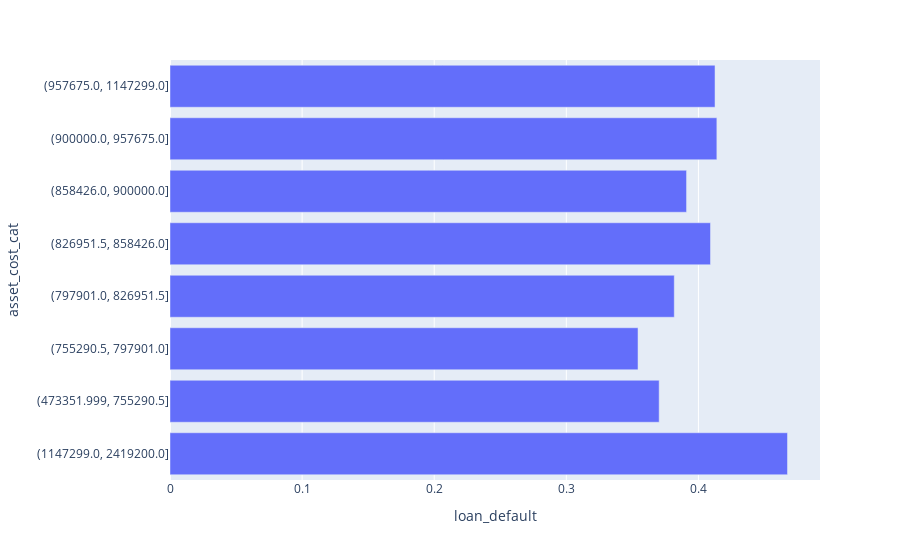

This figure's notebook cell:
### Markdown cell above
People who got more loan tend to default more when compared to people who borrowed lesser money. This may be due to the fact that people who borrowed more might be entepreneurs or self-employed individuals whose business most likely didn't do well as expected. 


Let me understand the correlation between asset_cost and loan_default

### Code cell
temp_df5 = eda_df.copy()
temp_df5['asset_cost_cat'] = pd.qcut(temp_df5.asset_cost, 8).astype('str')
eda_df['asset_cost_cat'] = pd.qcut(eda_df.asset_cost, 8).astype('str')
temp_df5 = temp_df5.groupby(by = 'asset_cost_cat').mean().reset_index().sort_values(by='asset_cost_cat')
px.bar(data_frame = temp_df5,y = 'asset_cost_cat',x='loan_default', orientation = 'h')

### Figure 1 — Plotly figure (JSON) as saved in the notebook; plotly's stock layout.template omitted (floating-point values rounded to 4 significant figures)
{"data": [{"alignmentgroup": "True", "hovertemplate": "loan_default=%{x}<br>asset_cost_cat=%{y}<extra></extra>", "legendgroup": "", "marker": {"color": "#636efa", "pattern": {"shape": ""}}, "name": "", "offsetgroup": "", "orientation": "h", "showlegend": false, "textposition": "auto", "type": "bar", "x": [0.4674, 0.3703, 0.3543, 0.3817, 0.4091, 0.391, 0.414, 0.4126], "xaxis": "x", "y": ["(1147299.0, 2419200.0]", "(473351.999, 755290.5]", "(755290.5, 797901.0]", "(797901.0, 826951.5]", "(826951.5, 858426.0]", "(858426.0, 900000.0]", "(900000.0, 957675.0]", "(957675.0, 1147299.0]"], "yaxis": "y"}], "layout": {"barmode": "relative", "legend": {"tracegroupgap": 0}, "margin": {"t": 60}, "xaxis": {"anchor": "y", "domain": [0.0, 1.0], "title": {"text": "loan_default"}}, "yaxis": {"anchor": "x", "domain": [0.0, 1.0], "title": {"text": "asset_cost_cat"}}}}
